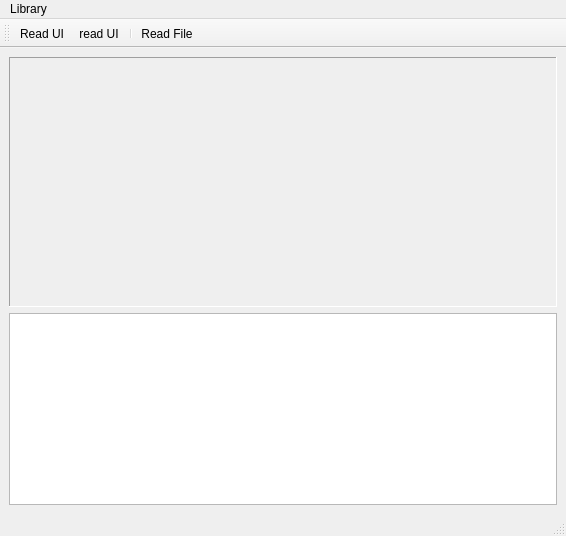
<?xml version="1.0" encoding="UTF-8"?>
<ui version="4.0">
 <class>MainWindow</class>
 <widget class="QMainWindow" name="MainWindow">
  <property name="geometry">
   <rect>
    <x>0</x>
    <y>0</y>
    <width>566</width>
    <height>536</height>
   </rect>
  </property>
  <property name="sizePolicy">
   <sizepolicy hsizetype="Preferred" vsizetype="Preferred">
    <horstretch>0</horstretch>
    <verstretch>0</verstretch>
   </sizepolicy>
  </property>
  <property name="windowTitle">
   <string>Runtime UI Serialize Test</string>
  </property>
  <property name="autoFillBackground">
   <bool>true</bool>
  </property>
  <widget class="QWidget" name="centralwidget">
   <layout class="QGridLayout" name="gridLayout">
    <item row="4" column="0">
     <widget class="QListView" name="listView">
      <property name="sizePolicy">
       <sizepolicy hsizetype="Expanding" vsizetype="Fixed">
        <horstretch>0</horstretch>
        <verstretch>0</verstretch>
       </sizepolicy>
      </property>
      <property name="editTriggers">
       <set>QAbstractItemView::NoEditTriggers</set>
      </property>
     </widget>
    </item>
    <item row="0" column="0" rowspan="4">
     <widget class="QScrollArea" name="frameEmbedded">
      <property name="frameShape">
       <enum>QFrame::Panel</enum>
      </property>
      <property name="frameShadow">
       <enum>QFrame::Sunken</enum>
      </property>
      <property name="verticalScrollBarPolicy">
       <enum>Qt::ScrollBarAsNeeded</enum>
      </property>
      <property name="horizontalScrollBarPolicy">
       <enum>Qt::ScrollBarAsNeeded</enum>
      </property>
      <property name="sizeAdjustPolicy">
       <enum>QAbstractScrollArea::AdjustToContents</enum>
      </property>
      <property name="alignment">
       <set>Qt::AlignLeading|Qt::AlignLeft|Qt::AlignTop</set>
      </property>
     </widget>
    </item>
   </layout>
  </widget>
  <widget class="QMenuBar" name="menubar">
   <property name="geometry">
    <rect>
     <x>0</x>
     <y>0</y>
     <width>566</width>
     <height>22</height>
    </rect>
   </property>
   <widget class="QMenu" name="menuLibrary">
    <property name="title">
     <string>Library</string>
    </property>
    <addaction name="actionReadUI"/>
    <addaction name="actionWriteUI"/>
    <addaction name="separator"/>
    <addaction name="actionReadFile"/>
   </widget>
   <addaction name="menuLibrary"/>
  </widget>
  <widget class="QStatusBar" name="statusbar"/>
  <widget class="QToolBar" name="toolBar">
   <property name="windowTitle">
    <string>toolBar</string>
   </property>
   <property name="toolButtonStyle">
    <enum>Qt::ToolButtonTextBesideIcon</enum>
   </property>
   <attribute name="toolBarArea">
    <enum>TopToolBarArea</enum>
   </attribute>
   <attribute name="toolBarBreak">
    <bool>false</bool>
   </attribute>
   <addaction name="actionReadUI"/>
   <addaction name="actionWriteUI"/>
   <addaction name="separator"/>
   <addaction name="actionReadFile"/>
  </widget>
  <action name="actionReadUI">
   <property name="icon">
    <iconset>
     <normaloff>:logo/ico/scanframe</normaloff>:/logo/ico/scanframe</iconset>
   </property>
   <property name="text">
    <string>&amp;Read UI</string>
   </property>
   <property name="toolTip">
    <string>Read UI from file</string>
   </property>
   <property name="shortcut">
    <string>Ctrl+R</string>
   </property>
  </action>
  <action name="actionWriteUI">
   <property name="icon">
    <iconset>
     <normaloff>:logo/ico/scanframe</normaloff>:logo/ico/scanframe</iconset>
   </property>
   <property name="text">
    <string>&amp;read UI</string>
   </property>
   <property name="toolTip">
    <string>read UI to file</string>
   </property>
   <property name="shortcut">
    <string>Ctrl+W</string>
   </property>
  </action>
  <action name="actionReadFile">
   <property name="icon">
    <iconset>
     <normaloff>:logo/ico/scanframe</normaloff>:logo/ico/scanframe</iconset>
   </property>
   <property name="text">
    <string>Read &amp;File</string>
   </property>
   <property name="toolTip">
    <string>Read UI from file</string>
   </property>
   <property name="shortcut">
    <string>Ctrl+O</string>
   </property>
  </action>
 </widget>
 <resources/>
 <connections/>
</ui>
